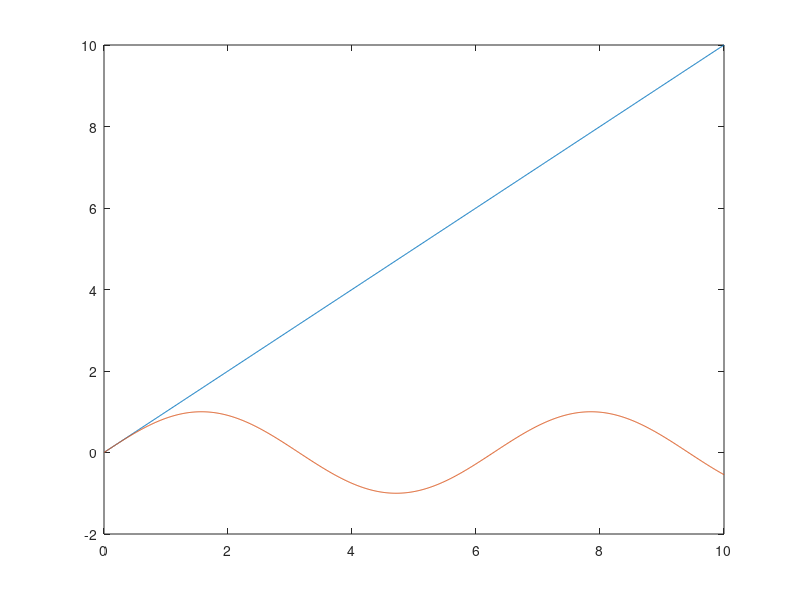

MATLAB code to generate this figure:
clear;

t = 0:0.01:10;
q = 2;
a = sin(q*t);

B = [
    0 0
    1 0 
    0 1
    ];
C = [
    0 1 0
    0 0 1
    ];
D = 0;

lp = @(d) ([d; sin(d)]);
plot(t,lp(t));

